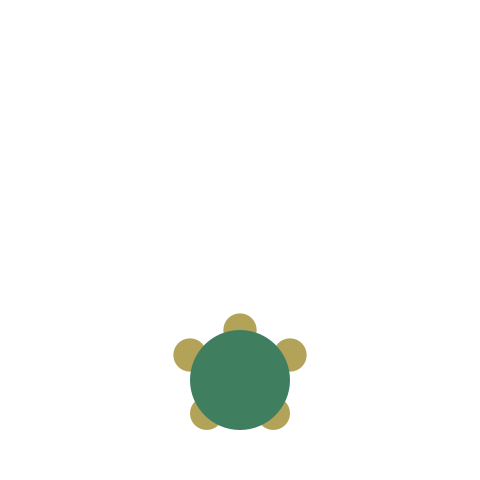
Frame 1 (no input)
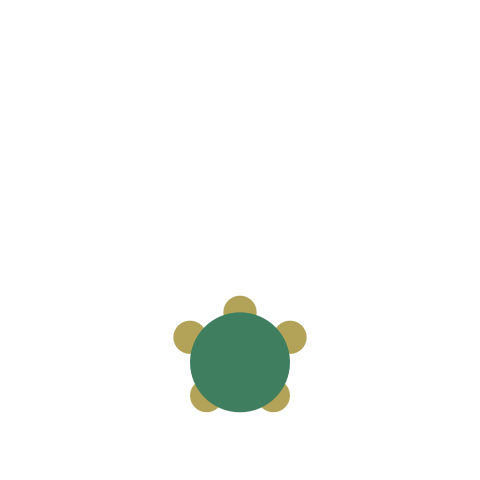
Frame 60 (the mouse pressed at the canvas centre just before this capture)
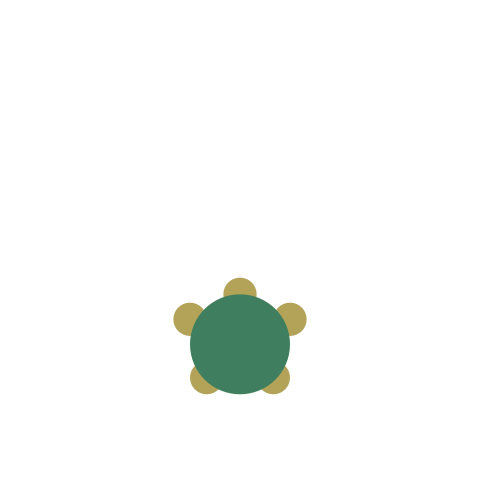
Frame 120 (the mouse held since frame 60 and released just before this capture)

The Processing sketch that drew these frames (run headless with seeded random() and noise(); from frame 60 on, the mouse is pressed at the canvas centre):

// Processing sketch: turtle
// ── turtle.pde
final float turtleD  = 100;        // 亀の大きさ(甲羅の直径)
Turtle turtle;

void setup() {
  size(480, 480);
  noStroke();
  colorMode(HSB, 360, 100, 100);
  turtle = new Turtle(turtleD, width / 2, height - turtleD);
}

void draw() {
  background(0, 0, 100);
  turtle.drawFigure();
  turtle.move();
}

class Turtle {
  final float vx0 = 0;
  final float vy0 = -0.3;
  float x;
  float y;
  float vx;
  float vy;
  float d;
  Shell shell;
  Head head;
  HandAndFoot handR;
  HandAndFoot handL;
  HandAndFoot footR;
  HandAndFoot footL;
  Turtle(float d, float x, float y) {  // 甲羅の直径と中心の初期位置
    this.d = d;
    this.x = x;
    this.y = y;
    vx = vx0;
    vy = vy0;
    head = new Head(d / 3, 0, - d / 2);
    shell = new Shell(d, 0, 0);
    handR = new HandAndFoot(d / 3, d / 2, - d / 4);
    handL = new HandAndFoot(d / 3, - d / 2, - d / 4);
    footR = new HandAndFoot(d / 3, d / 3, d / 3);
    footL = new HandAndFoot(d / 3, - d / 3, d / 3);
  }
  void drawFigure() {
    head.drawFigure(x, y);         // 頭を描画する
    handR.drawFigure(x, y);
    handL.drawFigure(x, y);
    footR.drawFigure(x, y);
    footL.drawFigure(x, y);
    shell.drawFigure(x, y);        // 甲羅を描画する
  }
  void move() {
    x += vx;
    if (head.getTopY(y) > 0) {
      y += vy;
    }
  }
}

/** 甲羅 */
class Shell {
  float d;                 // 甲羅の直径
  float offsetX;           // 体の中心からのx方向のoffset
  float offsetY;           // 体の中心からのy方向のoffset
  Shell(float d, float offsetX, float offsetY) { //
    this.d = d;
    this.offsetX = offsetX;
    this.offsetY = offsetY;
  }
  void drawFigure(float baseX, float baseY) {
    fill(150, 50, 50);
    ellipse(baseX + offsetX, baseY + offsetY, d, d);
  }
}

/** 頭 */
class Head {
  float d;                 // 頭の直径
  float offsetX;           // 体の中心からのx方向のoffset
  float offsetY;           // 体の中心からのy方向のoffset
  Head(float d, float offsetX, float offsetY) {
    this.d = d;
    this.offsetX = offsetX;
    this.offsetY = offsetY;
  }
  /** 頭頂のy座標を返す */
  float getTopY(float baseY) {
    return baseY + offsetY - d / 2;
  }
  void drawFigure(float baseX, float baseY) {
    fill(50, 50, 70);
    ellipse(baseX + offsetX, baseY + offsetY, d, d);
  }
}

class HandAndFoot {
  float d;                 // 頭の直径
  float offsetX;           // 体の中心からのx方向のoffset
  float offsetY;           // 体の中心からのy方向のoffset
  HandAndFoot(float d, float offsetX, float offsetY) {
    this.d = d;
    this.offsetX = offsetX;
    this.offsetY = offsetY;
  }
  void drawFigure(float baseX, float baseY) {
    fill(50, 50, 70);
    ellipse(baseX + offsetX, baseY + offsetY, d, d);
  }
}
